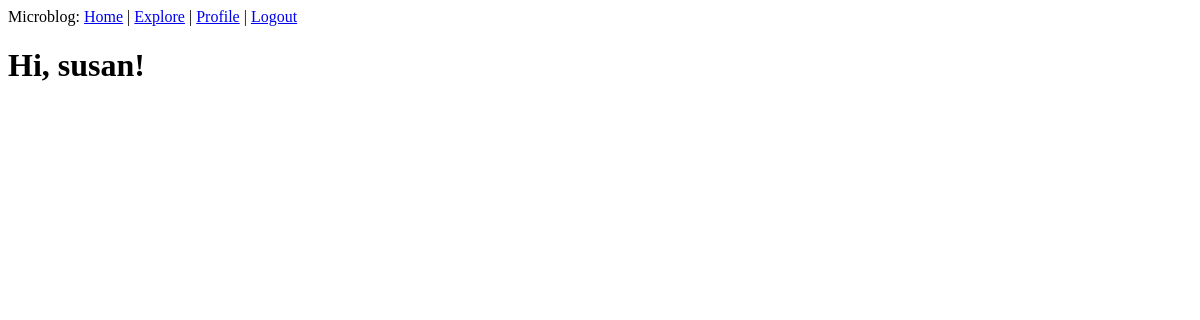
The page /explore (signed in) on the database as committed earlier.
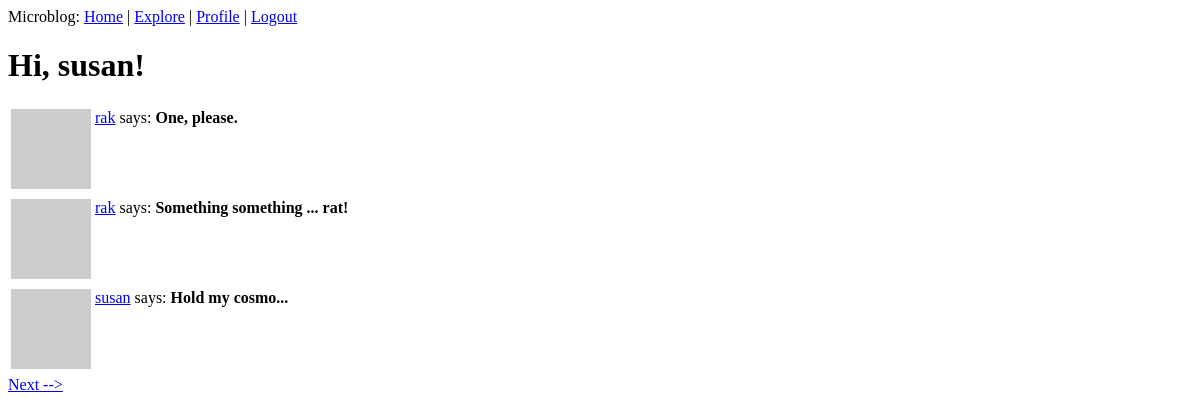
The same page on the database as committed later.
### app/models.py (models this page shows, shortened)
class Post(db.Model):
    id = db.Column(db.Integer, primary_key=True)
    body = db.Column(db.String(140))
    timestamp = db.Column(db.DateTime, index=True, default=datetime.utcnow)
    user_id = db.Column(db.Integer, db.ForeignKey('user.id'))

class User(UserMixin, db.Model):
    id = db.Column(db.Integer, primary_key=True)
    username = db.Column(db.String(32), index=True, unique=True)
    email = db.Column(db.String(128), index=True, unique=True)
    password_hash = db.Column(db.String(128))
    posts = db.relationship('Post', backref='author', lazy='dynamic')
    about_me = db.Column(db.String(140))
    last_seen = db.Column(db.DateTime, default=datetime.utcnow)
    followed = db.relationship(
        'User', secondary=followers,
        primaryjoin=(followers.c.follower_id == id),  # the 'c' attribute of any table contains its columns
        secondaryjoin=(followers.c.followed_id == id),
        backref=db.backref('followers', lazy='dynamic'),
        lazy='dynamic')
    def avatar(self, size):
        digest = md5(self.email.lower().encode('utf-8')).hexdigest()  # returns a string hex code
        return 'https://www.gravatar.com/avatar/{}?s={}&d=identicon'.format(digest, size)

### app/routes.py (the view)
@app.route('/explore')
@login_required
def explore():
    current_page = request.args.get('page', 1, type=int)
    posts = Post.query.order_by(Post.timestamp.desc()).paginate(
        current_page, app.config['POSTS_PER_PAGE'], False)
    prev_url = url_for('index', page=posts.prev_num) if posts.has_prev else None
    next_url = url_for('index', page=posts.next_num) if posts.has_next else None
    return render_template('index.html', title='Explore', posts=posts.items, next_url=next_url, prev_url=prev_url)

### app/models.py (called while the page is built)
@login.user_loader
def load_user(id):
    return User.query.get(int(id))

### app/routes.py (called while the page is built)
@app.before_request
def before_request():
    if current_user.is_authenticated:
        current_user.last_seen = datetime.utcnow()
        db.session.commit()

### app/templates/index.html (shortened to what this page needs)
{% extends "base.html" %}
{% block content %}
    <h1>Hi, {{ current_user.username }}!</h1>
    <div id="posts">
        {% for post in posts %}
            {% include "_post.html" %}
        {% endfor %}
    </div>
    {% if next_url %}
        <a href="{{ next_url }}">Next --></a>
    {% endif %}
{% endblock %}

### app/templates/_post.html
<table>
    <tr valign="top">
        <td><img src="{{ post.author.avatar(36) }}"</td>
        <td>
            <a href="{{ url_for('user', username=post.author.username) }}">{{ post.author.username }}</a>
            says: <b>{{ post.body }}</b>
        </td>
    </tr>
</table>

Rows that differ between the two databases and show on the page:
added Post: author.username "rak", body "One, please."
added Post: author.username "rak", body "Something something ... rat!"
added Post: author.username "susan", body "Hold my cosmo..."
Other text that changed with them:
text now shown: "Next -->"
